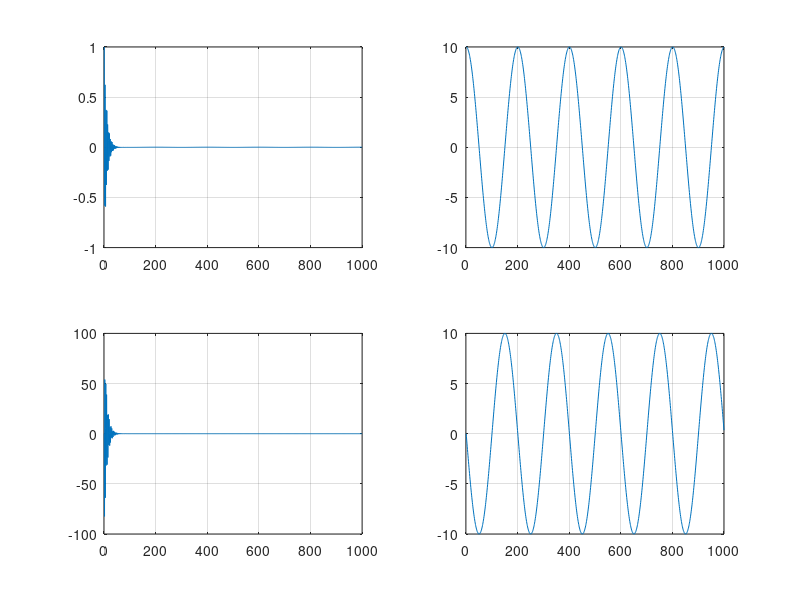

Source code (MATLAB):
% clean the memory and the screen
clear all; clc; close all;

% Setup the alpha parameters
rho_inf = 0.5;
alpha_m = 0.5 * (3.0 - rho_inf) / (1.0 + rho_inf);
alpha_f = 1.0 / (1.0 + rho_inf);
gamma   = 0.5 - alpha_f + alpha_m;

% Setup the physical problem parameters
% mass
m1 = 1.0;
m2 = 1.0;

% stiffness
k1 = 1.0e4;
k2 = 1.0;

% setup the matrices
M = [ m1, 0.0; 0.0, m2 ];

K = [ (k1+k2), -k2; -k2, k2 ];

% setup the initial condition
d0 = [ 1 ; 10 ];

v0 = [ 0; 0 ];

% determine the natural frequencies
lambda = eig(K, M);
omega = sqrt(lambda);

T1 = 2 * pi / omega(1);
T2 = 2 * pi / omega(2);

dt = T1 / 200;

T_final = 5 * T1;

N = ceil(T_final / dt);

% initial acceleration
a0 = M \ (-K * d0);

% allocate solutions
v = zeros(2, N+1); d = v; dot_d = v; dot_v = v;

v(:,1) = v0; dot_v(:,1) = a0;
d(:,1) = d0; dot_d(:,1) = v0;

% Matrix
LEFT = alpha_m * M + ( alpha_f^2 * gamma^2 * dt^2 / alpha_m ) * K;

for n = 2 : N+1
  % predictor
  d_tilde = d(:,n-1) + (1-gamma) * dt * dot_d(:, n-1);
  v_tilde = v(:,n-1) + (1-gamma) * dt * dot_v(:, n-1);
  
  RIGHT = (1-alpha_m) * M * dot_v(:,n-1) + (1-alpha_f) * K * d(:,n-1) ...
    + alpha_f * K * d_tilde + (alpha_f * gamma * dt / alpha_m) ...
    * K * ( (1-alpha_f)*v(:,n-1) - (1-alpha_m) * dot_d(:,n-1) + alpha_f * v_tilde );

  RIGHT = -RIGHT;

  dot_v(:,n) = LEFT \ RIGHT;

  v(:,n) = v_tilde + gamma * dt * dot_v(:,n);

  dot_d(:,n) = ( (1-alpha_f)*v(:,n-1) + alpha_f*v(:,n) - (1-alpha_m)*dot_d(:, n-1) ) / alpha_m;

  d(:,n) = d_tilde + gamma * dt * dot_d(:,n);
end

% visualization
t = 1: 1 : N;

subplot(2,2,1), plot(t, d(1,1:N)); grid on;
subplot(2,2,2), plot(t, d(2,1:N)); grid on;
subplot(2,2,3), plot(t, v(1,1:N)); grid on;
subplot(2,2,4), plot(t, v(2,1:N)); grid on;

% EOF